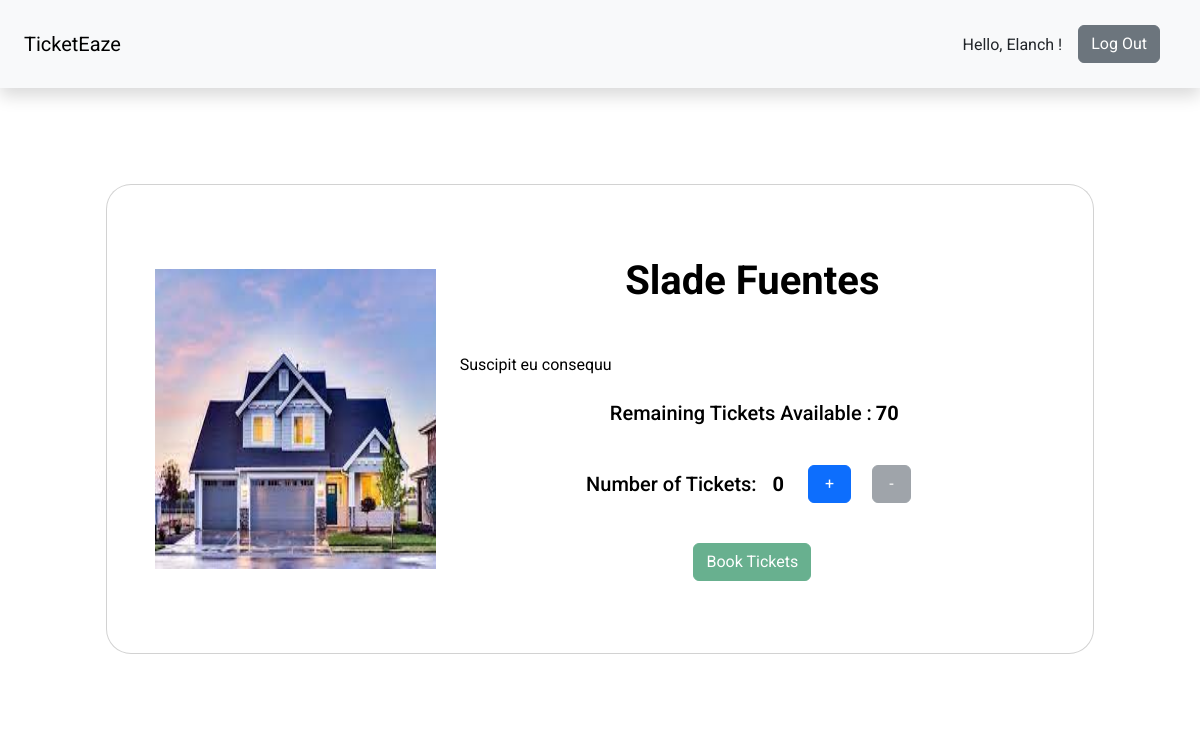
The page /event/booktickets/1 (signed in) on the database its author committed.
### models.py (models this page shows, shortened)
class user(UserMixin,db.Model):
   id = db.Column( db.Integer, primary_key = True)
   name = db.Column(db.String(100))
   email = db.Column(db.String(100))
   phonenumber = db.Column(db.String(12))
   dateofbirth = db.Column(db.Date)
   password = db.Column(db.String(257))
   bookings = db.relationship('show',secondary=userbooking, backref='bookings')

class show(db.Model):
   id = db.Column(db.Integer, primary_key = True)
   name = db.Column(db.String(100))
   description = db.Column(db.String(100))
   shortdescription = db.Column(db.String(20))
   location = db.Column(db.String(100))
   capacity = db.Column(db.Integer)
   tags = db.Column(db.String(200))
   price = db.Column(db.Float)
   rating = db.Column(db.Integer)
   currentcapacity = db.Column(db.Integer)
   showshosted = db.relationship('venue',secondary=showinvenue, backref='showshosted')

### app.py (the view, shortened to what this page needs)
@app.route("/event/booktickets/<int:event_id>",methods=['GET','POST'])
def ticket_booking(event_id):
   if not current_user.is_authenticated:
      return redirect("/login/user")
   event_details = db.session.query(show).filter_by(id=event_id).first()
   return render_template("Events/EventPage.html",event_details=event_details)

### app.py (called while the page is built)
@login_manager.user_loader
def load_user(user_id):
        if session['user_type']=='user':
          record = user.query.get(int(user_id))
        elif session['user_type']=='admin':
          record = admin.query.get(int(user_id))
        return record

### templates/Events/EventPage.html (shortened to what this page needs)
{% extends "./Layouts/layout.html" %}
{% block content %}
{% include "./Layouts/navBarAdmin.html" %}
{% block ticketBooking %}
      <section class="p-5 bg-white mt-5 " >
        <div class="container h-100">
          <div class="row d-flex justify-content-center align-items-center h-100">
            <div class="col-lg-12 col-xl-11">
              <div class="card text-black vh-50" style="border-radius: 25px;">
                <div class="card-body p-md-5">
                  <div class="row justify-content-center">
                    <div class="col-md-10 col-lg-6 col-xl-4 d-flex align-items-center order-1 order-lg-1 justify-content-center justify-content-lg-start">
                        <img src="/static/file_uploads/event/{{event_details.id}}.jpeg" style="height:300px; width:300px;" class="img-fluid" alt="Sample image">
                    </div>
                    <div class="col-md-10 col-lg-6 col-xl-8 order-2 order-lg-2 ">
                      <p class="text-center h1 fw-bold mb-5 mx-1 mx-md-4 mt-4">{{event_details.name}}</p>
                        <div class="d-flex flex-row align-items-center mb-4">
                          <div class="desc">{{event_details.description}}</div>
                        </div>
                        <div class="d-flex flex-row align-items-center mb-4 justify-content-center">
                          <span class="ticket_price h5 mx-1">Remaining Tickets Available : </span>
                          <span class="ticket_price_val h5" id="ticket-price-val"><b> {{event_details.currentcapacity}} </b></span>
                        </div>
                        <div class="d-flex flex-row align-items-center justify-content-center mb-4">
                                <div class="tickets mx-2 h5">Number of Tickets: </div>
                                <div class="ticket-display mx-2 h5" id="tickets_no"><b>0</b></div>
                                <div class="ticket-count mx-2 h5">
                                  <button class="btn btn-primary btn-md px-3 mx-2 my-2" id="increment">+</button>
                                  <button class="btn btn-secondary btn-md px-3 mx-2 my-2 disabled" id="decrement">-</button>
                                </div>
                        </div>
                        <form name="eventpage" onsubmit="return getnooftickets()" action="/event/booktickets/{{event_details.id}}" method="post" >
                        <div class="d-flex justify-content-center mx-4 mb-3 mb-lg-4">
                          <button class="btn btn-md btn-success register-btn disabled" id="book-button">Book Tickets</button>
                        </div>
                        </form>
                    </div>
                  </div>
                </div>
              </div>
            </div>
          </div>
        </div>
      </section>
{% endblock ticketBooking %}
{% endblock content %}

### templates/Layouts/layout.html (shortened to what this page needs)
<!DOCTYPE html>
<html lang="en">
<head>
    <link href="https://cdn.jsdelivr.net/npm/bootstrap@5.3.0-alpha1/dist/css/bootstrap.min.css" rel="stylesheet">
</head>
<body class="">
    {% block content %}{% endblock content %}
</body>
</html>

### templates/Layouts/navBarAdmin.html (shortened to what this page needs)
<nav class="navbar navbar-expand-lg navbar-light bg-light p-4 shadow ">
    <div class="navbar-brand " href="#">TicketEaze</div>
    <div class="collapse navbar-collapse d-lg-flex justify-content-lg-end" id="navbarNav">
      <ul class="navbar-nav ml-auto">
        {% if current_user.is_authenticated %}
          <li class="pt-2 nav-item d-none d-lg-block">Hello, {{current_user.name}} !</li>
          <li class="list-unstyled mx-3 d-lg-block  d-none">
            <button type="button" class="btn btn-secondary" onclick="location.href='/logout'">Log Out</button>
          </li>
        {% endif %}
      </ul>
    </div>
  </nav>

### templates/Layouts/layout.html (style rules this page uses)
body { font-family: 'Roboto', sans-serif; }

### rows shown on the page
user: name "Elanch"
show: name "Slade Fuentes", description "Suscipit eu consequu", currentcapacity "70"
